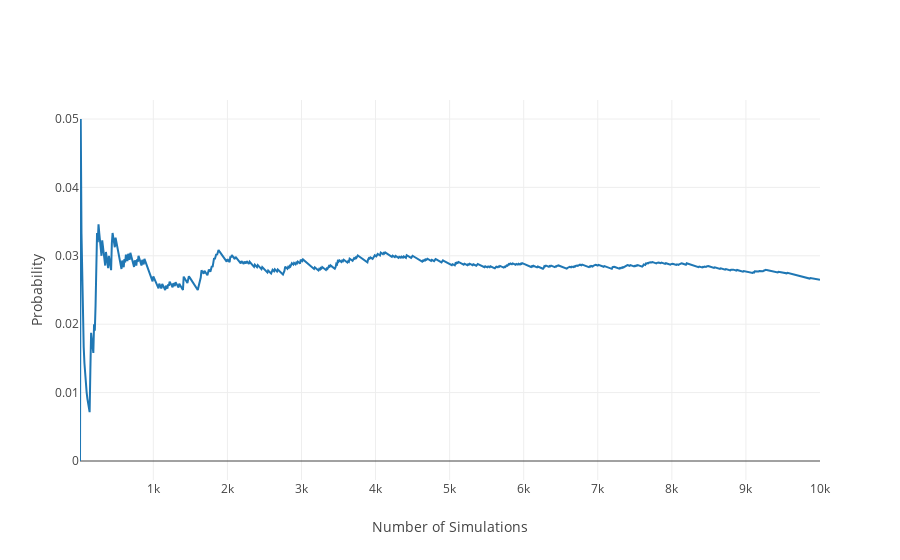

Notebook source saved alongside this figure:
### Markdown cell above
The Probability that both will occur is given by:
## P(A and B) = P(A) * P(B)
So, for our dice example, let's say we have two dice. The odds of rolling sixes on both can be stated as:<br>
P(A6 and B6) = P(A6) * P(B6)<br>
P(A6 and B6) = 1/6 * 1/6 = 1/36 = 0.0278

### Code cell
dice_rolls = np.arange(1,7)
count_hits = 0
x_data = []
y_data = []

for num_simulations in range(1, 10001):
    roll_1 = np.random.choice(dice_rolls)
    roll_2 = np.random.choice(dice_rolls)
    if (roll_1 == 6) & (roll_2 == 6) :
        count_hits += 1
    if (num_simulations % 10) == 0:
        y_data.append(float(count_hits) / float(num_simulations))
        x_data.append(num_simulations)

# Plot the figure
fig = plot_probs(x_data, y_data)
iplot(fig)

### Figure 1 — Plotly figure (JSON) as saved in the notebook; plotly's stock layout.template omitted (floating-point values rounded to 4 significant figures; data arrays with more than 128 entries replaced by an {"elided": "..."} marker saying what was removed)
{"data": [{"type": "scatter", "uid": "4f008094-39a1-454b-a6fd-f23d40842bc6", "x": {"elided": "1000 int values"}, "y": {"elided": "1000 float values"}}], "layout": {"xaxis": {"title": "Number of Simulations"}, "yaxis": {"title": "Probability"}}}
